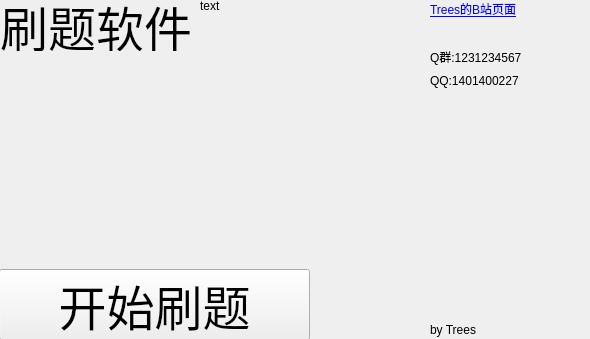
<?xml version="1.0" encoding="UTF-8"?>
<ui version="4.0">
 <class>MainWindows</class>
 <widget class="QWidget" name="MainWindows">
  <property name="geometry">
   <rect>
    <x>0</x>
    <y>0</y>
    <width>590</width>
    <height>339</height>
   </rect>
  </property>
  <property name="windowTitle">
   <string>刷题软件</string>
  </property>
  <widget class="QWidget" name="verticalLayoutWidget">
   <property name="geometry">
    <rect>
     <x>430</x>
     <y>0</y>
     <width>160</width>
     <height>90</height>
    </rect>
   </property>
   <layout class="QVBoxLayout" name="verticalLayout">
    <item>
     <widget class="QLabel" name="Trees">
      <property name="text">
       <string>&lt;html&gt;&lt;head/&gt;&lt;body&gt;&lt;p&gt;&lt;a href=&quot;https://space.bilibili.com/1069797175&quot;&gt;&lt;span style=&quot; text-decoration: underline; color:#0000ff;&quot;&gt;Trees的B站页面&lt;/span&gt;&lt;/a&gt;&lt;/p&gt;&lt;/body&gt;&lt;/html&gt;</string>
      </property>
     </widget>
    </item>
    <item>
     <widget class="QLabel" name="Trees_img">
      <property name="text">
       <string>&lt;!DOCTYPE HTML PUBLIC &quot;-//W3C//DTD HTML 4.0//EN&quot; &quot;http://www.w3.org/TR/REC-html40/strict.dtd&quot;&gt;
&lt;html&gt;&lt;head&gt;&lt;meta name=&quot;qrichtext&quot; content=&quot;1&quot; /&gt;&lt;style type=&quot;text/css&quot;&gt;
p, li { white-space: pre-wrap; }
&lt;/style&gt;&lt;/head&gt;&lt;body style=&quot; font-family:'SimSun'; font-size:9pt; font-weight:400; font-style:normal;&quot;&gt;
&lt;p style=&quot; margin-top:0px; margin-bottom:0px; margin-left:0px; margin-right:0px; -qt-block-indent:0; text-indent:0px;&quot;&gt;&lt;a href=&quot;https://space.bilibili.com/1069797175&quot;&gt;&lt;span style=&quot; text-decoration: underline; color:#0000ff;&quot;&gt;&lt;/span&gt;&lt;/a&gt;&lt;a href=&quot;https://space.bilibili.com/1069797175&quot;&gt;&lt;img src=&quot;:/新前缀/TREES.png&quot; /&gt;&lt;/a&gt;&lt;/p&gt;&lt;/body&gt;&lt;/html&gt;</string>
      </property>
     </widget>
    </item>
    <item>
     <widget class="QLabel" name="QQ_Group">
      <property name="text">
       <string>Q群:1231234567</string>
      </property>
     </widget>
    </item>
    <item>
     <widget class="QLabel" name="QQ">
      <property name="text">
       <string>QQ:1401400227</string>
      </property>
     </widget>
    </item>
   </layout>
  </widget>
  <widget class="QWidget" name="verticalLayoutWidget_2">
   <property name="geometry">
    <rect>
     <x>430</x>
     <y>319</y>
     <width>160</width>
     <height>21</height>
    </rect>
   </property>
   <layout class="QVBoxLayout" name="verticalLayout_2">
    <item>
     <widget class="QLabel" name="by_Trees">
      <property name="text">
       <string>by Trees</string>
      </property>
     </widget>
    </item>
   </layout>
  </widget>
  <widget class="QWidget" name="verticalLayoutWidget_3">
   <property name="geometry">
    <rect>
     <x>-1</x>
     <y>269</y>
     <width>311</width>
     <height>71</height>
    </rect>
   </property>
   <layout class="QVBoxLayout" name="verticalLayout_3">
    <item>
     <widget class="QPushButton" name="Start">
      <property name="font">
       <font>
        <pointsize>36</pointsize>
       </font>
      </property>
      <property name="text">
       <string>开始刷题</string>
      </property>
     </widget>
    </item>
   </layout>
  </widget>
  <widget class="QWidget" name="verticalLayoutWidget_4">
   <property name="geometry">
    <rect>
     <x>0</x>
     <y>0</y>
     <width>194</width>
     <height>51</height>
    </rect>
   </property>
   <layout class="QVBoxLayout" name="verticalLayout_4">
    <item>
     <widget class="QLabel" name="Title">
      <property name="font">
       <font>
        <pointsize>36</pointsize>
       </font>
      </property>
      <property name="text">
       <string>刷题软件</string>
      </property>
     </widget>
    </item>
   </layout>
  </widget>
  <widget class="QLabel" name="talk">
   <property name="geometry">
    <rect>
     <x>200</x>
     <y>0</y>
     <width>54</width>
     <height>12</height>
    </rect>
   </property>
   <property name="text">
    <string>text</string>
   </property>
  </widget>
 </widget>
 <resources>
  <include location="G:/aTrees/images/ui/test.qrc"/>
 </resources>
 <connections/>
</ui>
